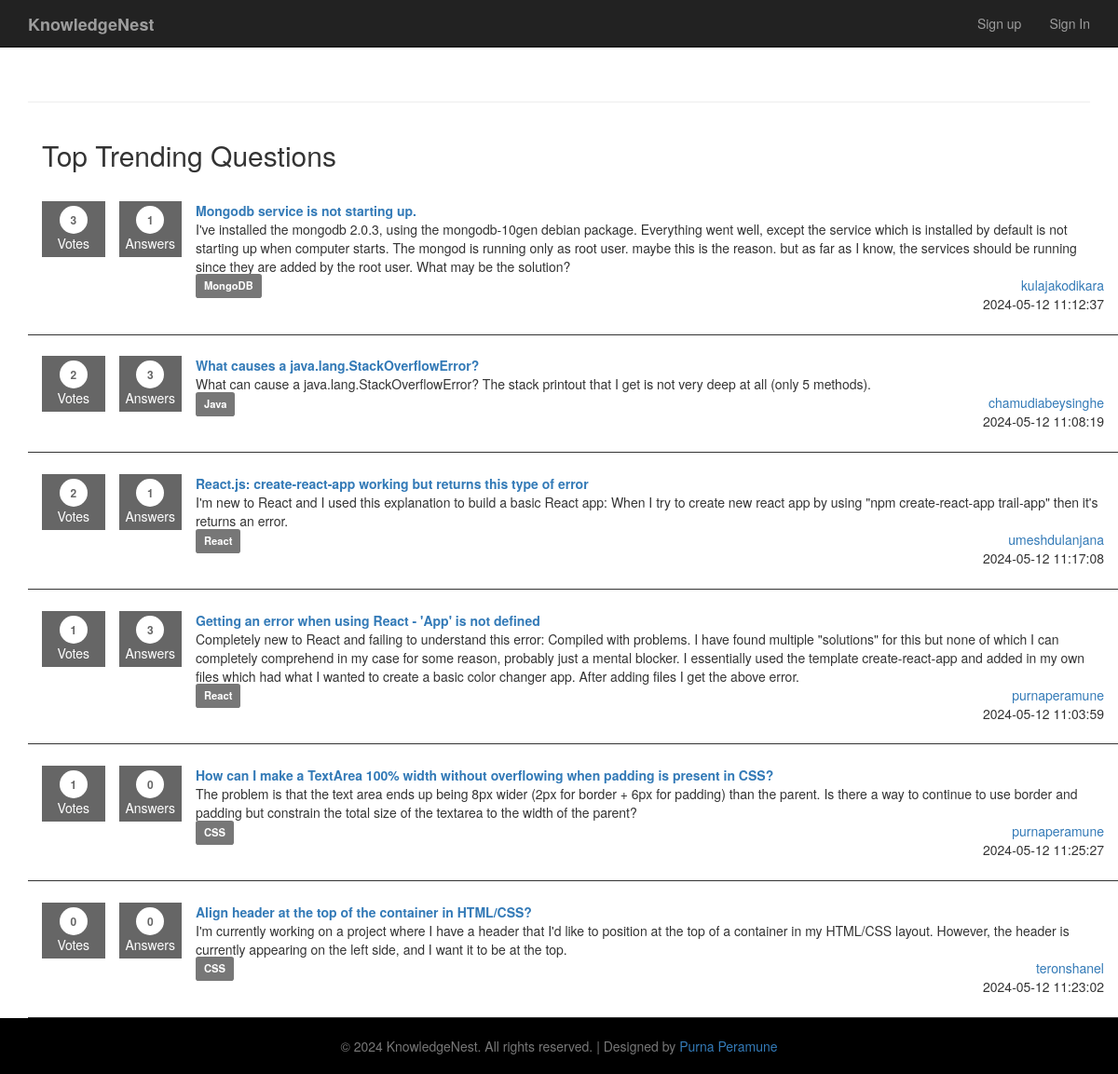
Page /index.php/home on the committed database.
### tables this page shows
CREATE TABLE `question` (
  `id` int(11) NOT NULL,
  `username` varchar(255) NOT NULL,
  `category` varchar(255) DEFAULT NULL,
  `title` varchar(255) NOT NULL,
  `description` text NOT NULL,
  `upvoteCount` int(11) DEFAULT 0,
  `answerCount` int(11) DEFAULT 0,
  `created_at` timestamp NOT NULL DEFAULT current_timestamp(),
  `updated_at` timestamp NOT NULL DEFAULT current_timestamp() ON UPDATE current_timestamp()
);

### application/controllers/Home.php (called while the page is built, shortened)
<?php
class Home extends CI_Controller
{
	public function __construct()
	{
		$this->load->model('UserModel');
		$this->load->model('QuestionModel');
	}
	public function index()
	{
        $questions = $this->QuestionModel->listTrendingQuestions();
        $header = ($questions == false) ? 'This week\'s trending questions will be displayed here.' : 'Top Trending Questions';
        $this->load->view('templates/header', array('isLoggedIn' => $this->UserModel->is_logged_in()));
        $this->load->view('question_list', array('questions' => $questions, 'header' => $header));
        $this->load->view('templates/footer');
	}
}

### index.php (called while the page is built, shortened)
<?php
require_once BASEPATH.'core/CodeIgniter.php';

### application/models/QuestionModel.php (called while the page is built, shortened)
<?php
class QuestionModel extends CI_Model
{
    function listTrendingQuestions()
    {
        $this->db->where('created_at >=', date('Y-m-d', strtotime('-1 week')));
        $this->db->order_by('upvoteCount', 'DESC');
        $query = $this->db->get('question');
        $questions = array();
        foreach ($query->result() as $row) {
            $questions[] = $row;
        }
        return $questions;
    }
}

### application/views/question_list.php (the view)
<div class="container">
    <?php
    echo '<h2>' . $header . '</h2>';
    if ($questions) {
        foreach ($questions as $question) {
    ?>
            <div class="row question-container">
                <div class="col-md-1">
                    <div class="status-container">
                        <div class="row center-content"><span class="badge status-answer-count"><?= $question->upvoteCount ?></span></div>
                        <div class="row center-content"><span class="status-answer-text">Votes</span></div>
                    </div>
                </div>
                <div class="col-md-1" style="margin-left: -15px">
                    <div class="status-container">
                        <div class="row center-content"><span class="badge status-answer-count"><?= $question->answerCount ?></span></div>
                        <div class="row center-content"><span class="status-answer-text">Answers</span></div>
                    </div>
                </div>
                <div class="col-md-10">
                    <div class="row"><a href="<?= base_url() ?>index.php/question/question/id/<?= $question->id ?>"><strong><?= $question->title ?></strong></a></div>
                    <div class="row"><?= $question->description ?></div>
                    <div class="row">
                        <div class="col-md-10">
                            <div class="row">
                                <a href="<?= base_url() ?>index.php/question/question/category/<?= $question->category ?>">
                                    <div class="label label-default tag-container"><?= $question->category ?></div>
                                </a>
                            </div>
                        </div>
                        <div class="col-md-2">
                            <div class="row username-text"><a href=""><?= $question->username ?></a></div>
                            <div class="row username-text"><?= $question->created_at ?></div>
                        </div>
                    </div>
                </div>
            </div>
    <?php
        }
    }
    ?>
</div>

### application/views/templates/header.php (shortened to what this page needs)
<!DOCTYPE html>
<html lang="en">
<head>
    <link rel="stylesheet" href="<?= base_url() ?>assets/css/bootstrap.css" />
    <link rel="stylesheet" href="<?= base_url() ?>assets/css/style.css" />
</head>
<body>
    <nav class="navbar navbar-inverse navbar-fixed-top" role="navigation">
        <div class="container">
            <div class="navbar-header">
                <a class="navbar-brand" href="<?= base_url() ?>index.php"><b>KnowledgeNest</b></a>
            </div>
            <div id="navbar" class="navbar-collapse collapse">
                <ul class="nav navbar-nav navbar-right">
                    <?php if (isset($isLoggedIn) && $isLoggedIn) { ?>
                        <li>
                            <a href="<?= base_url() ?>index.php/authentication/profile">Account</a>
                        </li>
                        <li>
                            <a href="<?= base_url() ?>index.php/authentication/signout">Sign Out</a>
                        </li>
                    <?php } else { ?>
                        <li>
                            <a href="<?= base_url() ?>home/signup">Sign up</a>
                        </li>
                        <li>
                            <a href="<?= base_url() ?>index.php/authentication/signin">Sign In</a>
                        </li>
                    <?php } ?>
                </ul>
            </div>
        </div>
    </nav>
    <div class="container">
    <div class="page-header">
        </div>

### application/views/templates/footer.php
</div>
<footer class="footer">
    <div class="container">
        <p class="text-muted text-center"></a> © 2024 KnowledgeNest. All rights reserved. | Designed by <a href="https://www.linkedin.com/in/purnaperamune">Purna Peramune</a>
    </div>
</footer>
</body>
</html>

### assets/css/style.css (style rules this page uses)
html { position: relative; min-height: 100%; }
body { margin-bottom: 60px; }
.footer { position: absolute; bottom: 0; width: 100%; height: 60px; background-color: #000000; }
body > .container { padding: 60px 15px 0; }
.container .text-muted { margin: 20px 0; }
.footer > .container { padding-right: 15px; padding-left: 15px; }
.question-container { border-bottom: 1px solid; padding-top: 2%; padding-bottom: 2%; }
.status-container { background-color: #666; padding: 5px; }
.center-content { text-align: center; }
.status-answer-count { min-width: 30px; line-height: 2; border-radius: 30px; color: #666; background-color: #fff; }
.status-answer-text { color: #fff; }
.tag-container { padding: 0.4em 0.8em 0.5em; font-size: 80%; }
.username-text { text-align: right; }

### rows in the picture
question: upvoteCount "3", answerCount "1", title "Mongodb service is not starting up.", description "I've installed the mongodb 2.0.3, using the mongodb-10gen debian package. Everything went well, except the service which is installed by default is not starting up when computer starts. The mongod is running only as root user. maybe this is the reason. but as far as I know, the services should be running since they are added by the root user. What may be the solution?", category "MongoDB", username "kulajakodikara", created_at "2024-05-12 11:12:37"
question: upvoteCount "2", answerCount "3", title "What causes a java.lang.StackOverflowError?", description "What can cause a java.lang.StackOverflowError? The stack printout that I get is not very deep at all (only 5 methods).", category "Java", username "chamudiabeysinghe", created_at "2024-05-12 11:08:19"
question: upvoteCount "2", answerCount "1", title "React.js: create-react-app working but returns this type of error", description "I'm new to React and I used this explanation to build a basic React app: When I try to create new react app by using \"npm create-react-app trail-app\" then it's returns an error.", category "React", username "umeshdulanjana", created_at "2024-05-12 11:17:08"
question: upvoteCount "1", answerCount "3", title "Getting an error when using React - 'App' is not defined", description "Completely new to React and failing to understand this error: Compiled with problems. I have found multiple \"solutions\" for this but none of which I can completely comprehend in my case for some reason, probably just a mental blocker. I essentially used the template create-react-app and added in my own files which had what I wanted to create a basic color changer app. After adding files I get the above error.", category "React", username "purnaperamune", created_at "2024-05-12 11:03:59"
question: upvoteCount "1", answerCount "0", title "How can I make a TextArea 100% width without overflowing when padding is present in CSS?", description "The problem is that the text area ends up being 8px wider (2px for border + 6px for padding) than the parent. Is there a way to continue to use border and padding but constrain the total size of the textarea to the width of the parent?", category "CSS", username "purnaperamune", created_at "2024-05-12 11:25:27"
question: upvoteCount "0", answerCount "0", title "Align header at the top of the container in HTML/CSS?", description "I'm currently working on a project where I have a header that I'd like to position at the top of a container in my HTML/CSS layout. However, the header is currently appearing on the left side, and I want it to be at the top.", category "CSS", username "teronshanel", created_at "2024-05-12 11:23:02"

### other values in the picture
$header "Top Trending Questions"
